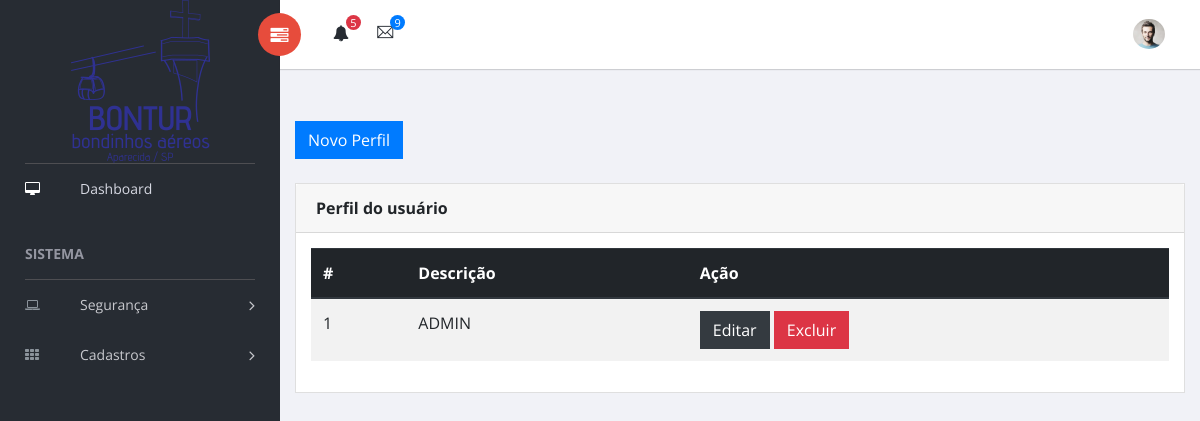
The app's page /index.php?exe=perfil/index (signed in), older data.
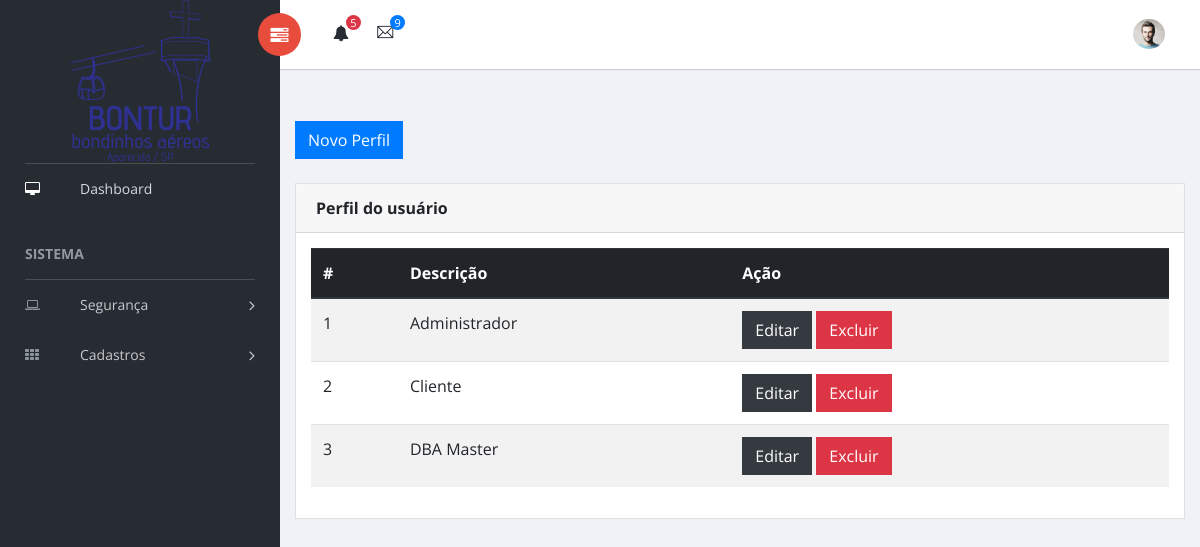
The same page, newer data.
### tables this page shows
CREATE TABLE IF NOT EXISTS `perfil` (
  `id` int(11) NOT NULL AUTO_INCREMENT,
  `descricao` varchar(100) NOT NULL,
  `permissoes` longtext,
  `data_cadastro` datetime NOT NULL DEFAULT CURRENT_TIMESTAMP,
  `data_alteracao` datetime NOT NULL DEFAULT CURRENT_TIMESTAMP ON UPDATE CURRENT_TIMESTAMP,
  PRIMARY KEY (`id`),
  FULLTEXT KEY `permissoes` (`permissoes`)
);

### src/model/TPerfilRecord.class.php (called while the page is built, shortened)
<?php
class TPerfilRecord extends TRecord
{
    public function getAllPerfil()
    {
        try {
            $criterio = new TCriterio();
            $criterio->add(new TFilter('id', '>', 0));
            $criterio->setProperty('ORDER', 'id');
            $repository = new TRepository('perfil');
            return $repository->load($criterio);
        } catch (Exception $e) {
            WSErro($e->getMessage(), WS_ERROR, 'Oppsss');
        }
    }
}

### src/ado/TFilter.class.php (called while the page is built, shortened)
<?php
class TFilter extends TExpression
{
    private $variable;
    private $operator;
    private $value;
    private function transform($value)
    {
        if (is_array($value)):
            foreach ($value as $x):
                if (is_integer($x)):
                    $foo[] = $x; elseif (is_string($x)):
                    $foo[] = "'$x'";
        endif;
        endforeach;
        $result = '(' . implode(',', $foo) . ')';
        elseif (is_string($value)):
            $result = "'$value'";
        elseif (is_null($value)):
            $result = 'NULL';
        elseif (is_bool($value)):
            $result = $value ? 'TRUE' : 'FALSE'; else:
            $result = $value;
        endif;
        return $result;
    }
    public function __construct($variable, $operator, $value)
    {
        $this->variable = $variable;
        $this->operator = $operator;
        $this->value = $this->transform($value);
    }
    public function dump()
    {
        return "{$this->variable} {$this->operator} {$this->value}";
    }
}

### src/ado/TCriterio.class.php (called while the page is built, shortened)
<?php
class TCriterio extends TExpression
{
    private $expressions;
    private $operators;
    private $properties;
    public function __construct()
    {
        $this->expressions = array();
        $this->operators = array();
    }
    public function add(TExpression $expression, $operator = self::AND_OPERATOR)
    {
        if (empty($this->expressions)) :
            unset($operator);
        endif;
        $this->operators[] = isset($operator) ? $operator : null;
        $this->expressions[] = $expression;
    }
    public function dump()
    {
        $result = '';
        if (is_array($this->expressions)) :
            foreach ($this->expressions as $i => $expression) :
                $operator = $this->operators[$i];
                $result .= $operator . $expression->dump() . ' ';
            endforeach;
            $result = trim($result);
            return "({$result})";
        endif;
    }
    public function setProperty($property, $value)
    {
        $property = strtolower($property);
        if (isset($value)) :
            $this->properties[$property] = $value;
        else :
            $this->properties[$property] = null;
        endif;
    }
    public function getProperty($property)
    {
        if (isset($this->properties[$property])) :
            return $this->properties[$property];
        endif;
    }
}

### src/ado/TRepository.class.php (called while the page is built, shortened)
<?php
final class TRepository
{
    private $class;
    public function __construct($class)
    {
        $this->class = $class;
    }
    public function load(TCriterio $criterio)
    {
        $sql = new TSQLSelect();
        $sql->addColumn('*');
        $sql->setEntity($this->class);
        $sql->setCriterio($criterio);
        if ($conn = TTransaction::get()) :
            $objeto = 'App\model\T' . ucwords($this->class) . 'Record';
            $sql->Execute(TSQLSelect::FETCH_OBJECT, $objeto, true);
            return $sql->getResult();
        else :
            throw new Exception('Não há transação ativa!');
        endif;
    }
}

### src/ado/TSQLSelect.class.php (called while the page is built, shortened)
<?php
class TSQLSelect extends TSqlInstruction
{
    private $Result;
    private $Columns;
    private function getTermos()
    {
        if ($this->Criterio) :
            $order = $this->Criterio->getProperty('order');
            $limit = $this->Criterio->getProperty('limit');
            $offset = $this->Criterio->getProperty('offset');
        endif;
    }
    private function getObjetos($object = null, $colletion = null)
    {
        if ($colletion) {
            $objetos = array();
            while ($row = parent::$Statement->fetchObject($object)) :
                $objetos[] = $row;
            endwhile;
            return $objetos;
        }
        return parent::$Statement->fetchObject(get_class($object));
    }
    protected function getColumns()
    {
        return implode(', ', $this->Columns);
    }
    public function addColumn($Coluna)
    {
        $this->Columns[] = $Coluna;
    }
    public function getResult()
    {
        return $this->Result;
    }
    public function Execute($fetch_style = self::FETCH_ALL, $object = null, $colletion = null)
    {
        parent::Connect();
        try {
            parent::$Statement->execute();
            if ($fetch_style != self::FETCH_ALL) :
                return $object ? $this->Result = $this->getObjetos(
                    $object,
                    $colletion
                ) : $this->Result = parent::$Statement->fetchObject();
            endif;
            $this->Result = parent::$Statement->fetchAll();
        } catch (PDOException $e) {
            WSErro("<b>Erro ao executar a consulta:</b> {$e->getMessage()}", $e->getCode());
        }
    }
}

### src/ado/TSqlInstruction.class.php (called while the page is built, shortened)
<?php
abstract class TSqlInstruction
{
    protected $Sql;
    protected static $Conn;
    protected function Connect()
    {
        self::$Conn = TConn::getInstance();
        self::$Statement = self::$Conn->prepare($this->Sql);
    }
    final public function setEntity($Entity)
    {
        $this->Entity = strtolower($Entity);
    }
    public function setCriterio(TCriterio $Criterio)
    {
        $this->Criterio = $Criterio;
    }
}

### src/ado/TConn.class.php (called while the page is built, shortened)
<?php
final class TConn
{
    private static $Host = HOST;
    private static $User = USER;
    private static $Pass = PASS;
    private static $Dbsa = DBSA;
    private static $Type = TIPO;
    private static $Instance;
    public static function getInstance()
    {
        try {
            if (self::$Instance == null) :
                switch (self::$Type) {
                    case 'mysql':
                        $dsn = 'mysql:host=' . self::$Host . ';dbname=' . self::$Dbsa;
                        $options = [PDO::MYSQL_ATTR_INIT_COMMAND => 'SET NAMES UTF8mb4'];
                        self::$Instance = new PDO($dsn, self::$User, self::$Pass, $options);
                        break;
                }
            endif;
        } catch (PDOException $e) {
            PHPErro($e->getCode(), $e->getMessage(), $e->getFile(), $e->getLine());
        }
        self::$Instance->setAttribute(PDO::ATTR_ERRMODE, PDO::ERRMODE_EXCEPTION);
        return self::$Instance;
    }
}

### src/ado/TTransaction.class.php (called while the page is built, shortened)
<?php
final class TTransaction
{
    private static $Logger;
    public static function setLogger(TLogger $logger)
    {
        self::$Logger = $logger;
    }
    public static function getLogger()
    {
        return self::$Logger;
    }
    public static function Log($message)
    {
        if (self::$Logger) :
            self::$Logger->write($message);
        endif;
    }
}

### src/ado/TLogger.class.php (called while the page is built, shortened)
<?php
abstract class TLogger
{
    public function __construct($FileName)
    {
        $this->FileName = $FileName;
    }
}

### src/ado/TLoggerHTML.class.php (called while the page is built, shortened)
<?php
class TLoggerHTML extends TLogger
{
    public function write($message)
    {
        $time = date("Y-m-d H:i:s");
        $text = "<p>\n";
        $text .= "    <b>$time</b>\n";
        $text .= "    <i>$message</i>\n";
        $text .= "</p>\n";
        $handler = fopen($this->FileName, 'a');
    }
}

### src/ado/TRecord.class.php (called while the page is built, shortened)
<?php
abstract class TRecord
{
    protected $data;
    public function __set($prop, $value)
    {
        $prop = strtolower($prop);
        if (method_exists($this, 'set' . $prop)) :
            call_user_func(array($this, 'set' . $prop), $value);
        else :
            $this->data[$prop] =  ($value == '' ? null : $value) ;
        endif;
    }
    public function __get($prop)
    {
        if (method_exists($this, 'get' . $prop)) :
            return call_user_func(array($this, 'get' . $prop));
        else :
            return $this->data[$prop];
        endif;
    }
    public function fromArray($data)
    {
        $data = array_map('strip_tags', $data);
        $data = array_map('trim', $data);
        $this->data = $data;
    }
}

### public/system/perfil/index.php (the view, shortened to what the changed rows need)
<div class="content mt-3">
    <br>
    <br>
    <div class="animated fadeIn">
        <div class="row">
            <div class="col-md-12">
                <div class="card">
                    <div class="card-body">
                        <div class="table-responsive">
                            <table class="table table-striped table-hover" id="tab_list">
                                <thead class="thead-dark">
                                <tr>
                                    <th>#</th>
                                    <th>Descrição</th>
                                    <th>Ação</th>
                                </tr>
                                </thead>
                                <?php
                                $perfis = new TPerfilRecord();
                                $dados = $perfis->getAllPerfil();
                                if ($dados) : ?>
                                    <tbody class="j_list">
                                    <?php
                                    foreach ($dados as $perfil) :
                                        ?>
                                        <tr id="<?= $perfil->id; ?>">
                                            <td><?= $perfil->id; ?></td>
                                            <td><?= $perfil->descricao; ?></td>
                                            <td>
                                                <button class="btn btn-dark j_edit" rel="<?= $perfil->id; ?>">
                                                    Editar
                                                </button>
                                                <button class="btn btn-danger j_delete" rel="<?= $perfil->id; ?>">
                                                    Excluir
                                                </button>
                                            </td>
                                        </tr>
                                    <?php endforeach; ?>
                                    </tbody>
                                <?php endif; ?>
                        </div>
                    </div>
                </div>
            </div>
        </div>
    </div>
</div>

Row changes from the older to the newer data that the page shows:
changed perfil id 1: descricao "ADMIN" → "Administrador"
added perfil: id "2", descricao "Cliente"
added perfil: id "3", descricao "DBA Master"
